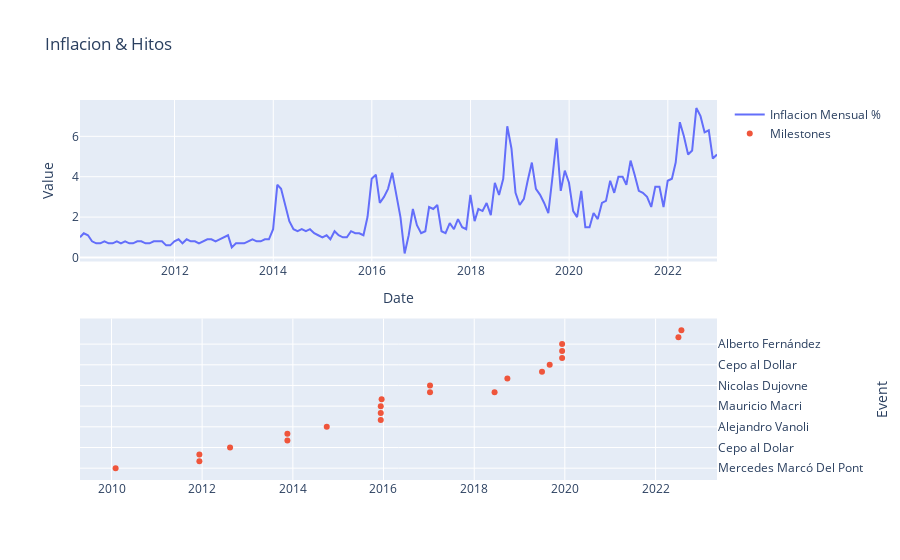

The cell this chart's notebook holds for it:
### Code cell
import plotly.subplots as sp

# Create a subplot with 2 rows and 1 column
fig = sp.make_subplots(rows=2, cols=1)

# Add the inflation trace to the first subplot
fig.add_trace(go.Scatter(x=inflacion['d'], y=inflacion['v'], mode='lines', name='Inflacion Mensual %'), row=1, col=1)

# Add the milestones trace to the second subplot
fig.add_trace(go.Scatter(x=milestone['d'], y=milestone['e'], mode='markers', name='Milestones'), row=2, col=1)

# Update the layout of the subplots
fig.update_layout(title='Inflacion & Hitos', 
                  xaxis=dict(title='Date'), 
                  yaxis=dict(title='Value'), 
                  yaxis2=dict(title='Event', side='right'))

# Show the chart
pyo.iplot(fig)

### Figure 1 — Plotly figure (JSON) as saved in the notebook; plotly's stock layout.template omitted (floating-point values rounded to 4 significant figures; data arrays with more than 128 entries replaced by an {"elided": "..."} marker saying what was removed)
{"data": [{"mode": "lines", "name": "Inflacion Mensual %", "type": "scatter", "x": {"elided": "156 str values"}, "xaxis": "x", "y": {"elided": "156 float values"}, "yaxis": "y"}, {"mode": "markers", "name": "Milestones", "type": "scatter", "x": ["2010-02-03", "2011-12-10", "2011-12-10", "2012-08-13", "2013-11-18", "2013-11-18", "2014-10-01", "2015-12-10", "2015-12-10", "2015-12-10", "2015-12-17", "2017-01-10", "2017-01-10", "2018-06-14", "2018-09-25", "2019-07-01", "2019-09-01", "2019-12-10", "2019-12-10", "2019-12-10", "2022-07-04", "2022-07-28"], "xaxis": "x2", "y": ["Mercedes Marcó Del Pont", "Hernán Lorenzino", "Cristina Fernández de Kirchner", "Cepo al Dolar", "Juan Carlos Fábrega", "Axel Kicillof", "Alejandro Vanoli", "Federico Sturzenegger", "Alfonso Prat-Gay", "Mauricio Macri", "Levantamiento del Cepo al Dolar", "Luis Caputo", "Nicolas Dujovne", "Luis Caputo", "Guido Sandleris", "Hernán Lacunza", "Cepo al Dollar", "Miguel Ángel Pesce", "Martín Guzmán", "Alberto Fernández", "Silvina Batakis", "Sergio Massa"], "yaxis": "y2"}], "layout": {"title": {"text": "Inflacion & Hitos"}, "xaxis": {"anchor": "y", "domain": [0, 1], "title": {"text": "Date"}}, "xaxis2": {"anchor": "y2", "domain": [0, 1]}, "yaxis": {"anchor": "x", "domain": [0.575, 1], "title": {"text": "Value"}}, "yaxis2": {"anchor": "x2", "domain": [0, 0.425], "side": "right", "title": {"text": "Event"}}}}
